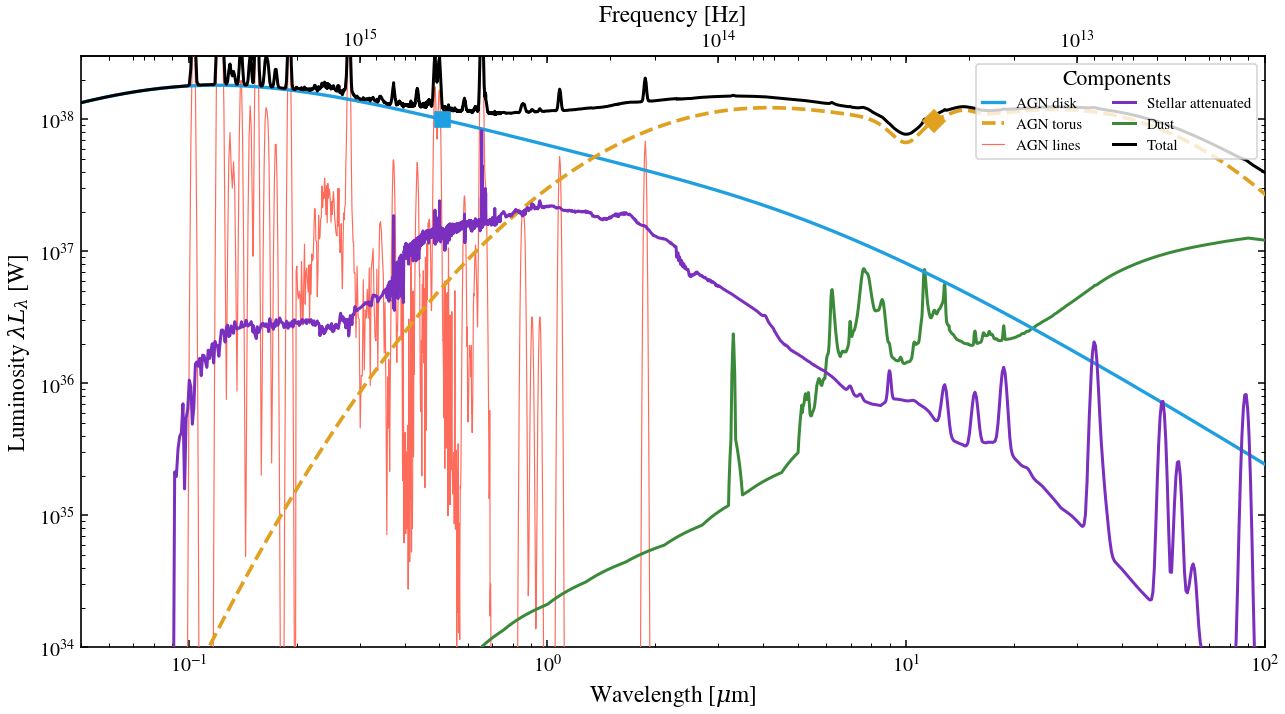

Source code (Python):
"""
GRAHSP Fig. 1 reproduction: panchromatic AGN + host overview
=============================================================

Reproduction of Fig. 1 of Buchner et al. (2024, GRAHSP): how the individual
model components sum to the total emission (black). The AGN side is the
GRAHSP bending power-law disk/BBB (blue), iron + emission-line forest (red),
and the dusty torus (yellow dashed), normalised so the disk has
:math:`L_{5100\\,\\mathrm{\\AA}}^{\\rm AGN}=10^{44}\\,\\mathrm{erg\\,s^{-1}}
=10^{37}\\,\\mathrm{W}` (blue square); the torus is anchored at 12 µm (yellow
diamond). The host is a stellar population (purple) and its reprocessed dust
emission (green).

.. note::

   This build uses a ``wNE`` SSP, where nebular line emission is **baked into
   the stellar templates**. The paper's separate gray "nebular emission" curve
   therefore is not shown as an independent component here — it is included
   within the purple stellar curve. A bare-stellar SSP + Cue nebular backend
   would separate it (see ``docs`` on SSP variants).
"""

import os

os.environ["TF_CPP_MIN_LOG_LEVEL"] = "2"

import warnings

import jax.numpy as jnp
import matplotlib.pyplot as plt
import numpy as np

import tengri
from tengri import FIXED, Fixed, SEDModel
from tengri.analysis.plotting import setup_style
from tengri.components.agn.grahsp.model import GRAHSPParams, evaluate_grahsp_agn
from tengri.components.agn.grahsp.templates import load_grahsp_templates

setup_style()
warnings.filterwarnings("ignore", message=".*BakedInBackend.*")

C_NM_HZ = 2.99792458e17  # c in nm/s
ERG_TO_W = 1e-7
SSP_PATH = "data/ssp_prsc_miles_chabrier_wNE_logGasU-3.0_logGasZ0.0.h5"
L5100_ERG = 1.0e44  # disk normalisation (paper: = 1e37 W)

ssp = tengri.load_ssp(SSP_PATH)
# Host galaxy only (stellar + dust energy balance is independent of the AGN);
# the AGN is overlaid below from a matched GRAHSP evaluation so the disk is
# pinned to the paper's L5100 normalisation.
model = SEDModel.build(
    ssp_data=ssp,
    sfh={"type": "dpl", "*": FIXED, "log_total_mass": 12.3},
    dust={
        "type": "two_component",
        "law_bc": "calzetti",
        "*": FIXED,
        "tau_bc": 1.0,
        "tau_diff": 0.3,
        "emission": {"type": "dale2014", "*": FIXED},
    },
    redshift=Fixed(0.01),
)
params = model.spec.get_fixed_values()
st = model.predict_state(params)
wave_nm = np.asarray(st.wave)
wave_um = wave_nm / 1e4


def nu_Lnu_W(lnu):
    # L_nu [erg/s/Hz] -> nu*L_nu = lambda*L_lambda [W]
    return np.asarray(lnu) * (C_NM_HZ / wave_nm) * ERG_TO_W


# --- Galaxy components (rest frame, from the forward state) ---
stellar = nu_Lnu_W(st.derived["sed_dust_attenuated"])  # attenuated stellar (incl. baked nebular)
dust_ir = nu_Lnu_W(st.derived["sed_dust_ir"])  # galaxy dust emission

# --- AGN sub-components, split via a matched GRAHSP evaluation ---
templates = load_grahsp_templates()
agn_params = GRAHSPParams(l5100=L5100_ERG, a_feii=5.0, fcov=0.4, si=-1.0)
sed_agn = evaluate_grahsp_agn(jnp.asarray(wave_nm * 0.1), agn_params, templates)  # nm grid
# evaluate returns L_lambda [erg/s/nm]; convert to L_nu then to nu*L_nu.
to_lnu = (wave_nm**2) / C_NM_HZ  # L_lambda[/nm] -> L_nu : * lambda^2 / c (lambda in nm)
disk = nu_Lnu_W(np.asarray(sed_agn.bbb) * to_lnu)
torus = nu_Lnu_W(np.asarray(sed_agn.torus + sed_agn.si) * to_lnu)
agn_lines = nu_Lnu_W(
    np.asarray(sed_agn.broad_lines + sed_agn.narrow_lines + sed_agn.feii) * to_lnu
)

total = stellar + dust_ir + disk + torus + agn_lines

fig, ax = plt.subplots(figsize=(11.0, 6.2))
ax.plot(wave_um, disk, color="#1f9fe0", lw=2.0, label="AGN disk", zorder=4)
ax.plot(wave_um, torus, color="#e0a020", lw=2.2, ls="--", label="AGN torus", zorder=4)
ax.plot(wave_um, agn_lines, color="#ff6b5a", lw=0.7, label="AGN lines", zorder=3)
ax.plot(wave_um, stellar, color="#7b2fbe", lw=1.8, label="Stellar attenuated", zorder=4)
ax.plot(wave_um, dust_ir, color="#3a8a3a", lw=1.8, label="Dust", zorder=3)
ax.plot(wave_um, total, color="k", lw=1.8, label="Total", zorder=5)

# Normalisation markers.
i5100 = int(np.argmin(np.abs(wave_um - 0.510)))
ax.plot([0.510], [disk[i5100]], "s", color="#1f9fe0", ms=9, zorder=6)
i12 = int(np.argmin(np.abs(wave_um - 12.0)))
ax.plot([12.0], [torus[i12]], "D", color="#e0a020", ms=9, zorder=6)

ax.set_xscale("log")
ax.set_yscale("log")
ax.set_xlim(0.05, 100.0)
ax.set_ylim(1e34, 3e38)
ax.set_xlabel(r"Wavelength [$\mu$m]")
ax.set_ylabel(r"Luminosity $\lambda L_\lambda$ [W]")
ax.legend(loc="upper right", frameon=True, fontsize=9, ncol=2, title="Components")

secax = ax.secondary_xaxis(
    "top", functions=(lambda x: C_NM_HZ / 1e3 / x, lambda nu: C_NM_HZ / 1e3 / nu)
)
secax.set_xlabel("Frequency [Hz]")

fig.tight_layout()
plt.show()
